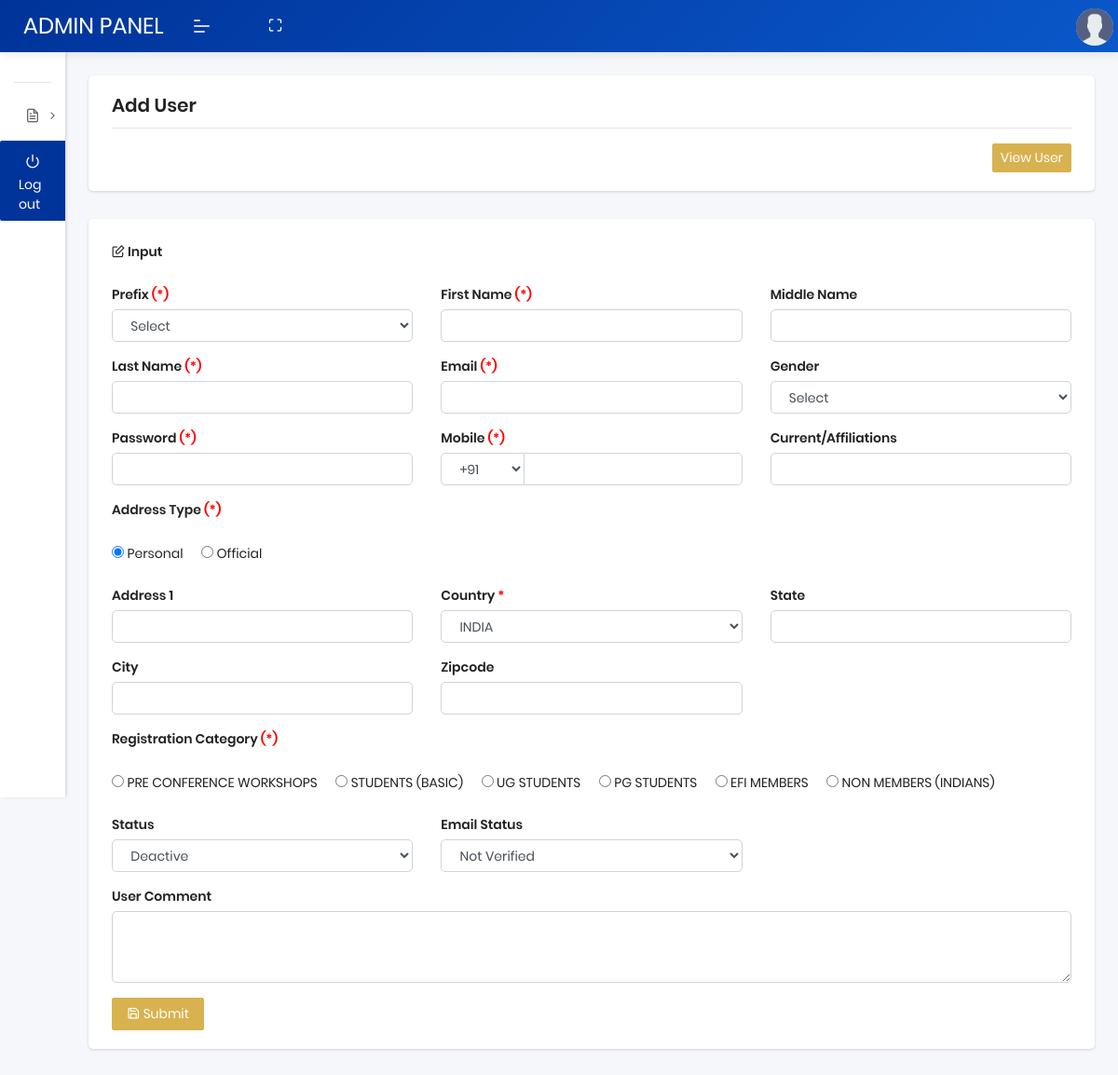
/register.php (signed in), run on the app's committed database.
### tables this page shows
CREATE TABLE `registration_categories` (
  `id` bigint(20) UNSIGNED NOT NULL,
  `category_name` varchar(150) NOT NULL,
  `status` tinyint(1) NOT NULL DEFAULT 1,
  `created_at` timestamp NULL DEFAULT current_timestamp(),
  `updated_at` timestamp NULL DEFAULT current_timestamp() ON UPDATE current_timestamp()
);

### register.php (the view, shortened to what this page needs)
<?php
include("db/config.php");
$old = $_POST;
$selectedCategory   = (int)($_POST['category_id'] ?? 0);
$categories = mysqli_fetch_all(mysqli_query(
    $db,
    "SELECT id, category_name FROM registration_categories WHERE status=1 ORDER BY id"
), MYSQLI_ASSOC);
$v = function ($k, $d = '') {
    global $old;
    return htmlspecialchars($old[$k] ?? $d);
};
?>
<!DOCTYPE html>
<html lang="en">
<head>
    <link rel="stylesheet" href="assets/css/style.css">
</head>
<body>
    <?php include("header.php");
    include("navbar.php"); ?>
    <section class="pcoded-main-container">
        <div class="pcoded-content">
            <div class="page-header">
                <div class="page-block">
                    <div class="row align-items-center">
                        <div class="col-md-12">
                            <div class="page-header-title">
                                <h5 class="m-b-10">Add User</h5>
                            </div>
                            <a href="registrations.php" class="btn btn-primary btn-sm float-right">View User</a>
                        </div>
                    </div>
                </div>
            </div>
            <div class="row">
                <div class="col-sm-12">
                    <div class="card">
                        <div class="card-header table-card-header">
                            <h5><i class="feather icon-edit"></i> Input</h5>
                        </div>
                        <div class="card-body">
                            <form method="post" autocomplete="off" id="userForm">
                                <div class="row">
                                    <div class="col-xl-4">
                                        <div class="form-group"><label class="form-label">Prefix <span class="red-text">(*)</span></label>
                                            <select name="prefix" class="form-control">
                                                <option value="">Select</option>
                                            </select>
                                        </div>
                                    </div>
                                    <div class="col-xl-4">
                                        <div class="form-group"><label class="form-label">First Name <span class="red-text">(*)</span></label>
                                            <input name="first_name" class="form-control" value="<?= $v('first_name') ?>" required>
                                        </div>
                                    </div>
                                    <div class="col-xl-4">
                                        <div class="form-group"><label class="form-label">Middle Name</label>
                                            <input name="middle_name" class="form-control" value="<?= $v('middle_name') ?>">
                                        </div>
                                    </div>
                                    <div class="col-xl-4">
                                        <div class="form-group"><label class="form-label">Last Name <span class="red-text">(*)</span></label>
                                            <input name="last_name" class="form-control" value="<?= $v('last_name') ?>" required>
                                        </div>
                                    </div>
                                    <div class="col-xl-4">
                                        <div class="form-group"><label class="form-label">Email <span class="red-text">(*)</span></label>
                                            <input type="email" name="email" class="form-control" value="<?= $v('email') ?>" required>
                                        </div>
                                    </div>
                                    <div class="col-xl-4">
                                        <div class="form-group"><label class="form-label">Gender</label>
                                            <select name="gender" class="form-control">
                                                <option value="">Select</option>
                                            </select>
                                        </div>
                                    </div>
                                    <div class="col-xl-4">
                                        <div class="form-group"><label class="form-label">Password <span class="red-text">(*)</span></label>
                                            <input type="password" name="password" class="form-control" required>
                                        </div>
                                    </div>
                                    <div class="col-xl-4">
                                        <div class="form-group"><label class="form-label">Mobile <span class="red-text">(*)</span></label>
                                            <div class="input-group"><select name="dial_code" class="form-control" style="max-width:90px">
                                                    <?php foreach (['+91', '+1', '+44', '+971'] as $d): ?><option <?= ($old['dial_code'] ?? '+91') === $d ? 'selected' : '' ?>><?= $d ?></option><?php endforeach; ?></select>
                                                <input name="contact_number" class="form-control" value="<?= $v('contact_number') ?>" required>
                                            </div>
                                        </div>
                                    </div>
                                    <div class="col-xl-4">
                                        <div class="form-group"><label class="form-label">Current/Affiliations</label>
                                            <input name="company_name" class="form-control" value="<?= $v('company_name') ?>">
                                        </div>
                                    </div>
                                    <div class="col-xl-12">
                                        <div class="form-group"><label class="form-label">Address Type <span class="red-text">(*)</span></label><br>
                                            <label class="mr-3"><input type="radio" name="address_type" value="Personal" <?= ($old['address_type'] ?? 'Personal') === 'Personal' ? 'checked' : '' ?>> Personal</label>
                                            <label><input type="radio" name="address_type" value="Official" <?= ($old['address_type'] ?? '') === 'Official' ? 'checked' : '' ?>> Official</label>
                                        </div>
                                    </div>
                                    <div class="col-xl-4">
                                        <div class="form-group"><label class="form-label">Address 1</label>
                                            <input name="address" class="form-control" value="<?= $v('address') ?>">
                                        </div>
                                    </div>
                                    <div class="col-xl-4">
                                        <div class="form-group"><label class="form-label">Country <span class="red-text">*</span></label>
                                            <select name="country" class="form-control">
                                                <?php foreach (['INDIA', 'USA', 'UK', 'UAE', 'CANADA', 'AUSTRALIA'] as $c): ?><option <?= ($old['country'] ?? 'INDIA') === $c ? 'selected' : '' ?>><?= $c ?></option><?php endforeach; ?></select>
                                        </div>
                                    </div>
                                    <div class="col-xl-4">
                                        <div class="form-group"><label class="form-label">State</label>
                                            <input name="state" class="form-control" value="<?= $v('state') ?>">
                                        </div>
                                    </div>
                                    <div class="col-xl-4">
                                        <div class="form-group"><label class="form-label">City</label>
                                            <input name="city" class="form-control" value="<?= $v('city') ?>">
                                        </div>
                                    </div>
                                    <div class="col-xl-4">
                                        <div class="form-group"><label class="form-label">Zipcode</label>
                                            <input name="postal_code" class="form-control" value="<?= $v('postal_code') ?>">
                                        </div>
                                    </div>
                                    <div class="col-xl-12">
                                        <div class="form-group">
                                            <label class="form-label">Registration Category <span class="red-text">(*)</span></label><br>
                                            <?php foreach ($categories as $c):
                                                $isEfi = stripos($c['category_name'], 'EFI') !== false;
                                                $isStudent = stripos($c['category_name'], 'STUDENT') !== false; ?>
                                                <label class="mr-3"><input type="radio" name="category_id" value="<?= $c['id'] ?>"
                                                        class="cat-radio" data-efi="<?= $isEfi ? 1 : 0 ?>" data-student="<?= $isStudent ? 1 : 0 ?>"
                                                        <?= $selectedCategory == $c['id'] ? 'checked' : '' ?>>
                                                    <?= htmlspecialchars($c['category_name']) ?></label>
                                            <?php endforeach; ?>
                                        </div>
                                    </div>
                                    <div class="col-xl-4">
                                        <div class="form-group"><label class="form-label">Status</label>
                                            <select name="status" class="form-control">
                                                <option value="0" <?= ($old['status'] ?? '0') == '0' ? 'selected' : '' ?>>Deactive</option>
                                            </select>
                                        </div>
                                    </div>
                                    <div class="col-xl-4">
                                        <div class="form-group"><label class="form-label">Email Status</label>
                                            <select name="email_status" class="form-control">
                                                <option <?= ($old['email_status'] ?? '') === 'Not Verified' ? 'selected' : '' ?>>Not Verified</option>
                                            </select>
                                        </div>
                                    </div>
                                    <div class="col-xl-12">
                                        <div class="form-group"><label class="form-label">User Comment</label>
                                            <textarea name="user_comment" class="form-control" rows="3"><?= $v('user_comment') ?></textarea>
                                        </div>
                                    </div>
                                    <div class="col-xl-12"><button type="submit" name="submit_user" class="btn btn-primary">
                                            <i class="feather icon-save"></i> Submit</button></div>
                                </div>
                            </form>
                        </div>
                    </div>
                </div>
            </div>
        </div>
    </section>
</body>
</html>

### register.php (style rules this page uses)
.red-text { color: red; }
.form-label { font-weight: 600; display: block; margin-bottom: 5px; }

### data on the page
registration_categories: category_name "☐ PRE CONFERENCE WORKSHOPS", category_name "PRE CONFERENCE WORKSHOPS"
registration_categories: category_name "☐ STUDENTS (BASIC)", category_name "STUDENTS (BASIC)"
registration_categories: category_name "☐ UG STUDENTS", category_name "UG STUDENTS"
registration_categories: category_name "☐ PG STUDENTS", category_name "PG STUDENTS"
registration_categories: category_name "☐ EFI MEMBERS", category_name "EFI MEMBERS"
registration_categories: category_name "☐ NON MEMBERS (INDIANS)", category_name "NON MEMBERS (INDIANS)"

### other printed values
form field dial_code "+91"
form field country "INDIA"
